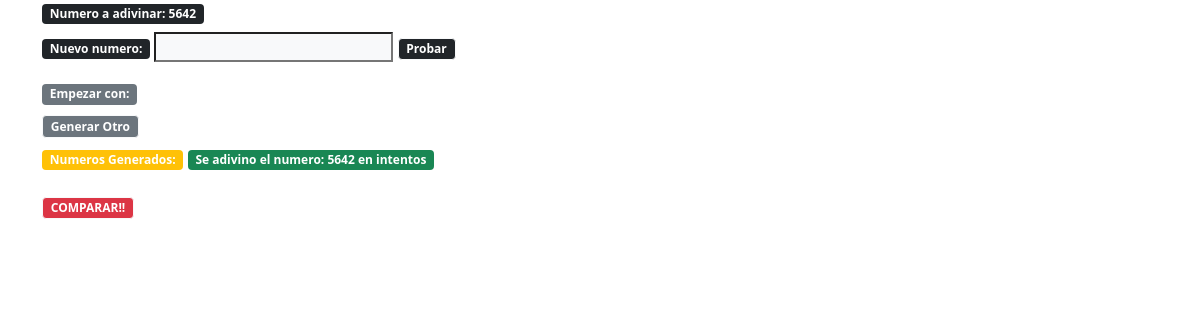
The app's page /add, older data.
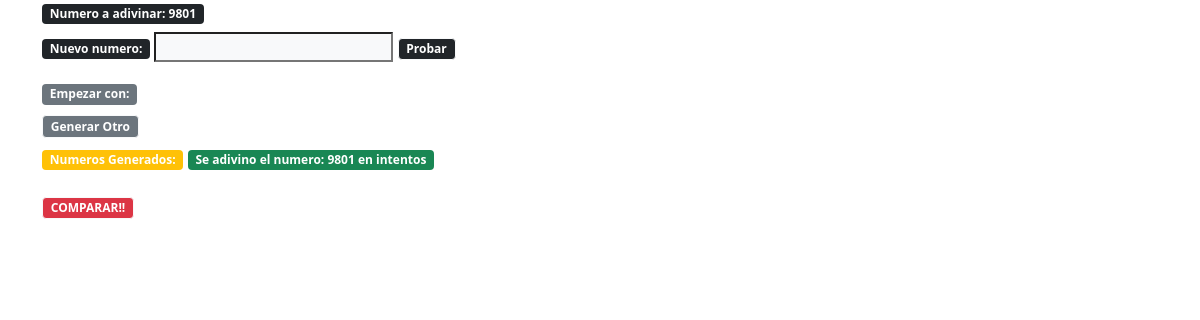
The same page, newer data.
### fdigitGame/models.py (models this page shows, shortened)
class Newnumber(models.Model):
    numberR = models.IntegerField()

### fdigitGame/views.py (the view, shortened to what this page needs)
# urls.py: path('add', views.add, name="add"),
def add(request):
    ultimoN = Newnumber.objects.last()
    return render(request,'fdigitGame/nuevoNumero.html',{'ultimoN':Newnumber.objects.last()})

### fdigitGame/templates/fdigitGame/nuevoNumero.html (shortened to what this page needs)
<!DOCTYPE html>
<html lang="en">
<head>
    <link href="https://cdn.jsdelivr.net/npm/bootstrap@5.0.2/dist/css/bootstrap.min.css" rel="stylesheet">
</head>
<body>
    <div class="jumbotron jumbotron-fluid">
        <div class="container">
          <h2 class="badge bg-dark">Numero a adivinar: {{ultimoN.numberR}}</h2>
          <form action="add" method="POST" class="form-inline">
            <div class="form-group mb-3">
              <label for="number" class="badge bg-dark">Nuevo numero: </label>
              <input type="number" name="number" class="bg-light">
              <button type="submit" class="badge bg-dark btn btn-light mb-1">Probar</button>
            </div>
          </form>
          <form action="generate" method="GET" class="form-inline">
            <div class="form-group mb-2">
              <label for="number" class="badge bg-secondary">Empezar con: {{guess.intento}} </label>
            </div>
            <button type="submit" class="badge bg-secondary btn btn-light mb-2">Generar Otro</button>
          </form>
        <form action="check" method="POST" class="form-inline">
            <div class="form-group mb-2">
                <p class="badge bg-warning">Numeros Generados:</p>
                <p class="badge bg-success">Se adivino el numero: {{ultimoN.numberR }} {{number.numberR}} en {{intentos}} intentos</p>
            </div>
            <button type="submit" class="badge bg-danger btn btn-light mb-2">COMPARAR!!</button>
          </form>
        </div>
      </div>
</body>
</html>

Row changes from the older to the newer data that the page shows:
no longer on this page (row unchanged): Newnumber: numberR "5642"
added Newnumber: numberR "9801"
